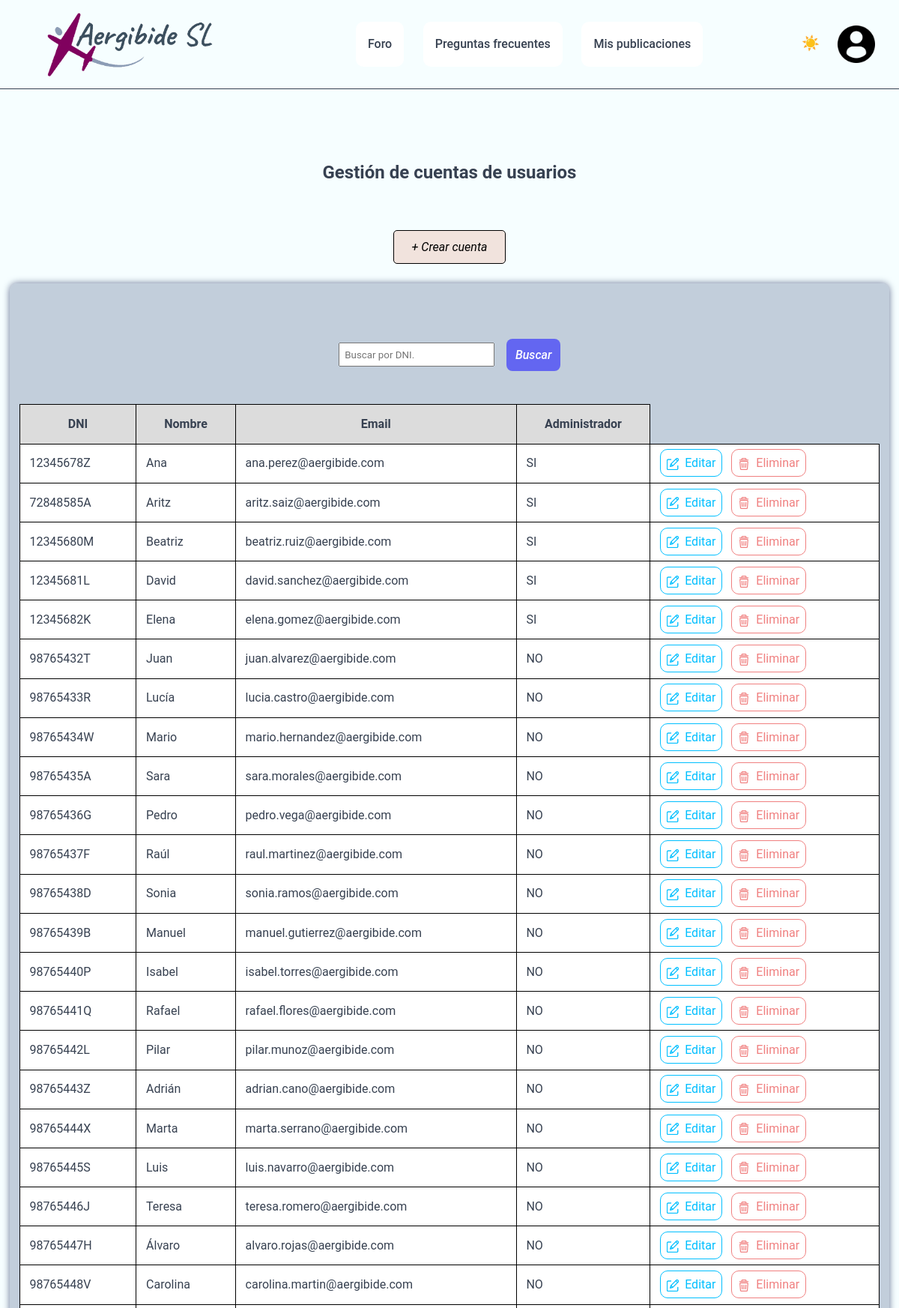
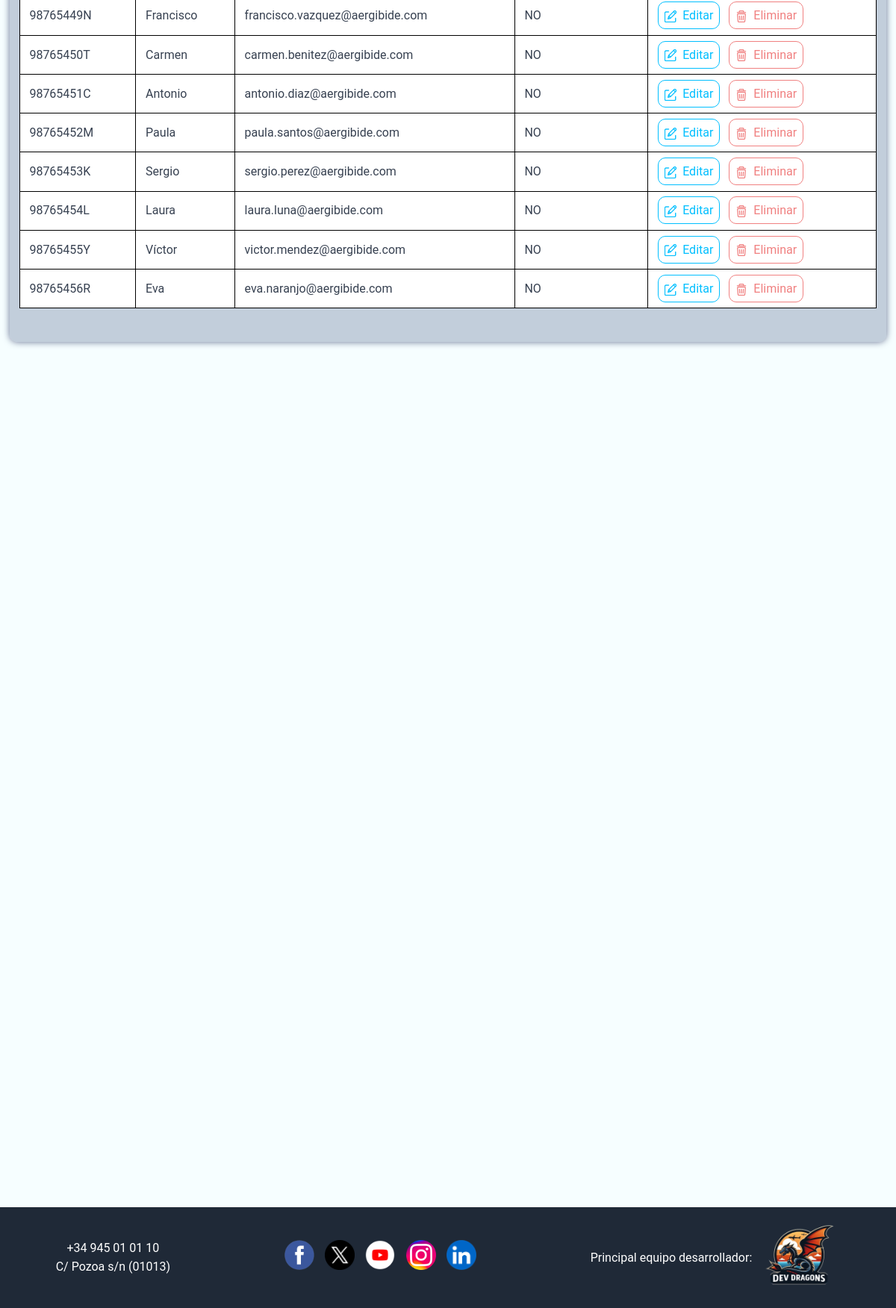
The app's page /Aplicacion/mvc_reto/index.php?controller=usuario&action=cuentas (signed in) with its own data (2 pictures, top to bottom).
### tables this page shows
CREATE TABLE `usuarios` (
                            `id` int(11) NOT NULL,
                            `administrador` tinyint(1) NOT NULL,
                            `dni` varchar(9) NOT NULL,
                            `nombre` varchar(50) NOT NULL,
                            `apellido1` varchar(50) NOT NULL,
                            `apellido2` varchar(50) NOT NULL,
                            `email` varchar(50) NOT NULL,
                            `telefono` varchar(9) DEFAULT NULL,
                            `usuario` varchar(50) NOT NULL,
                            `contrasena` varchar(50) NOT NULL,
                            `imagen` varchar(255) DEFAULT NULL
);

### Aplicacion/mvc_reto/index.php (called while the page is built, shortened)
<?php
require_once "model/Db.php";
$controller = new $controllerName();
$dataToView["data"] = array();
if(method_exists($controller, $_GET["action"]))
    $dataToView["data"] = $controller -> {$_GET["action"]}();
require_once "view/".$_GET["controller"]."/".$controller->view.".html.php";
?>

### Aplicacion/mvc_reto/model/Db.php (called while the page is built, shortened)
<?php
class Db {
    public function __construct(){
        $this -> host = constant("DB_HOST");
        $this -> db = constant("DB");
        $this -> user = constant("DB_USER");
        $this -> pass = constant("DB_PASS");
        try {
            $this->connection = new PDO("mysql:host=" .$this->host.';
            dbname=' .$this->db, $this->user, $this->pass);
        }
        catch (PDOException $e){
            echo $e -> getMessage();
            exit();
        }
    }
}
?>

### Aplicacion/mvc_reto/model/Usuario.php (called while the page is built, shortened)
<?php
class Usuario {
    private $tabla = "usuarios";
    private $connection;
    public function getConexion(){
        $dbObj = new Db();
        $this->connection = $dbObj ->connection;
    }
    public function getUsuarios(){
        $sql = "SELECT * FROM " .$this->tabla;
        $stmt = $this->connection->prepare($sql);
        $stmt -> execute();
        return $stmt -> fetchAll();
    }
}

### Aplicacion/mvc_reto/controller/UsuarioController.php (called while the page is built, shortened)
<?php
require_once "model/Usuario.php";
class UsuarioController {
    public $model;
    public function __construct() {
        $this->model = new Usuario();
    }
    public function cuentas(){
        return $this->model->getUsuarios();
    }
}
?>

### Aplicacion/mvc_reto/view/usuario/gestionarCuenta.html.php (the view, shortened to what this page needs)
<?php
require_once __DIR__ . "/../layout/header.php";
$dniBuscar = "";
?>
<div class="contenido">
    <div id="titulo">
        <h2>Gestión de cuentas de usuarios</h2>
    </div>
    <div class="d_bCrear"><button id="bCrear">+ Crear cuenta</button></div>
    <div class="mitades">
        <div class="mitad contenido1">
            <div class="busqueda">
                <form action="index.php?controller=usuario&action=buscar&dniBuscar=<?php echo $dniBuscar; ?>" method="get">
                    <input type="text" name="dniBuscar" placeholder="Buscar por DNI." value="<?php echo $dniBuscar; ?>">
                    <input type="submit" id="bBuscar" value="Buscar">
                </form>
            </div>
            <?php
            if(count($dataToView["data"])>0){
                ?>
                <table class="tabla_cuentas">
                    <thead>
                    <tr>
                        <th>DNI</th>
                        <th>Nombre</th>
                        <th>Email</th>
                        <th>Administrador</th>
                    </tr>
                    </thead>
                    <tbody>
                    <?php
                    foreach($dataToView["data"] as $cuenta){
                        if (is_array($cuenta)) {
                            ?>
                            <tr>
                                <td><?php echo $cuenta['dni']; ?></td>
                                <td><?php echo $cuenta['nombre']; ?></td>
                                <td><?php echo $cuenta['email']; ?></td>
                                <td><?php echo ($cuenta['administrador'] == 1) ? 'SI' : 'NO'; ?></td>
                                <td>
                                    <a href="index.php?controller=usuario&action=buscar&dniBuscar=<?php echo $cuenta['dni']; ?>"
                                       id="bEditar">Editar</a>
                                    <a href="index.php?controller=usuario&action=eliminar&dniEliminar=<?php echo $cuenta['dni']; ?>"
                                       id="bEliminar">Eliminar</a>
                                </td>
                            </tr>
                            <?php
                        }
                    }
                    ?>
                    </tbody>
                </table>
                <?php
            }
            else{
                ?>
                <div class="mensajeInexistir">
                    Actualmente no hay cuentas registradas.
                </div>
                <?php
            }
            ?>
        </div>
    </div>
</div>
<?php require_once __DIR__ . "/../layout/footer.php"; ?>
</body>
</html>

### records on screen
usuarios: dni "12345678Z", nombre "Ana", email "ana.perez@aergibide.com", administrador "SI"
usuarios: dni "72848585A", nombre "Aritz", email "aritz.saiz@aergibide.com", administrador "SI"
usuarios: dni "12345680M", nombre "Beatriz", email "beatriz.ruiz@aergibide.com", administrador "SI"
usuarios: dni "12345681L", nombre "David", email "david.sanchez@aergibide.com", administrador "SI"
usuarios: dni "12345682K", nombre "Elena", email "elena.gomez@aergibide.com", administrador "SI"
usuarios: dni "98765432T", nombre "Juan", email "juan.alvarez@aergibide.com", administrador "NO"
usuarios: dni "98765433R", nombre "Lucía", email "lucia.castro@aergibide.com", administrador "NO"
usuarios: dni "98765434W", nombre "Mario", email "mario.hernandez@aergibide.com", administrador "NO"
usuarios: dni "98765435A", nombre "Sara", email "sara.morales@aergibide.com", administrador "NO"
usuarios: dni "98765436G", nombre "Pedro", email "pedro.vega@aergibide.com", administrador "NO"
usuarios: dni "98765437F", nombre "Raúl", email "raul.martinez@aergibide.com", administrador "NO"
usuarios: dni "98765438D", nombre "Sonia", email "sonia.ramos@aergibide.com", administrador "NO"
usuarios: dni "98765439B", nombre "Manuel", email "manuel.gutierrez@aergibide.com", administrador "NO"
usuarios: dni "98765440P", nombre "Isabel", email "isabel.torres@aergibide.com", administrador "NO"
usuarios: dni "98765441Q", nombre "Rafael", email "rafael.flores@aergibide.com", administrador "NO"
usuarios: dni "98765442L", nombre "Pilar", email "pilar.munoz@aergibide.com", administrador "NO"
usuarios: dni "98765443Z", nombre "Adrián", email "adrian.cano@aergibide.com", administrador "NO"
usuarios: dni "98765444X", nombre "Marta", email "marta.serrano@aergibide.com", administrador "NO"
usuarios: dni "98765445S", nombre "Luis", email "luis.navarro@aergibide.com", administrador "NO"
usuarios: dni "98765446J", nombre "Teresa", email "teresa.romero@aergibide.com", administrador "NO"
usuarios: dni "98765447H", nombre "Álvaro", email "alvaro.rojas@aergibide.com", administrador "NO"
usuarios: dni "98765448V", nombre "Carolina", email "carolina.martin@aergibide.com", administrador "NO"
usuarios: dni "98765449N", nombre "Francisco", email "francisco.vazquez@aergibide.com", administrador "NO"
usuarios: dni "98765450T", nombre "Carmen", email "carmen.benitez@aergibide.com", administrador "NO"
usuarios: dni "98765451C", nombre "Antonio", email "antonio.diaz@aergibide.com", administrador "NO"
usuarios: dni "98765452M", nombre "Paula", email "paula.santos@aergibide.com", administrador "NO"
usuarios: dni "98765453K", nombre "Sergio", email "sergio.perez@aergibide.com", administrador "NO"
usuarios: dni "98765454L", nombre "Laura", email "laura.luna@aergibide.com", administrador "NO"
usuarios: dni "98765455Y", nombre "Víctor", email "victor.mendez@aergibide.com", administrador "NO"
usuarios: dni "98765456R", nombre "Eva", email "eva.naranjo@aergibide.com", administrador "NO"
